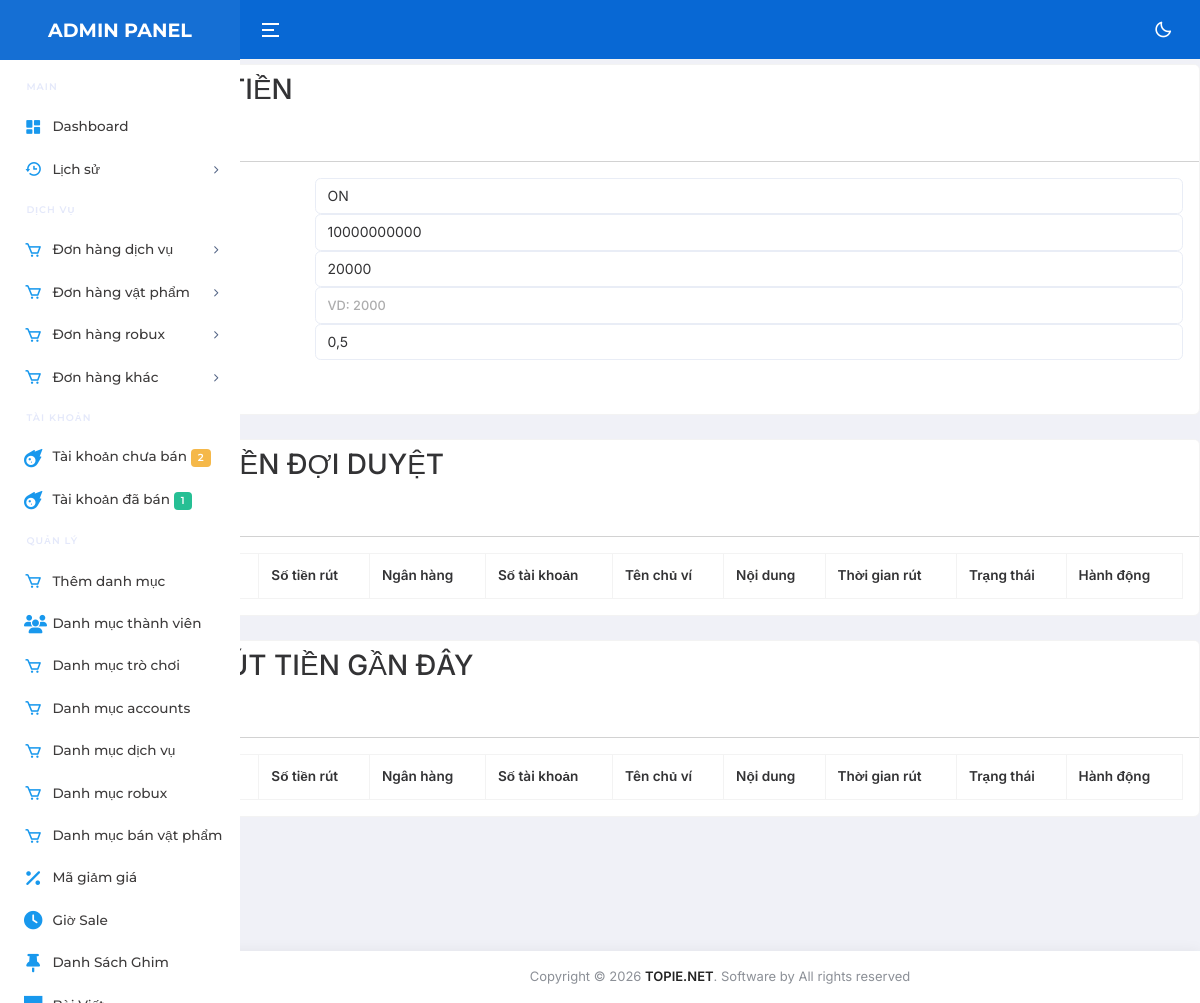
The page /public/admin/DonRutTien.php (signed in) on the database its author committed.
### tables this page shows
CREATE TABLE `options` (
  `id` int(11) NOT NULL,
  `name` varchar(255) DEFAULT NULL,
  `value` longtext DEFAULT NULL
);

### config/function.php (called while the page is built, shortened)
<?php
$CMSNAV = new CMSNAV;

### config/config.php (called while the page is built, shortened)
<?php
class CMSNAV
{
    private $ketnoi;
    function connect()
    {
        if (!$this->ketnoi)
        {
            $this->ketnoi = mysqli_connect('localhost', 'randomsieuxin_test11', 'randomsieuxin_test11', 'randomsieuxin_test11') or die ('Vui lòng kết nối đến DATABASE');
            mysqli_query($this->ketnoi, "set names 'utf8'");
        }
    }
    function site($data)
{
        $row = $this->ketnoi->query("SELECT * FROM `options` WHERE `name` = '$data' ")->fetch_array();
        return $row['value'];
    }
}

### public/admin/DonRutTien.php (the view, shortened to what this page needs)
<?php
    require_once(__DIR__."/../../config/config.php");
    require_once(__DIR__."/../../config/function.php");
    require_once(__DIR__."/Header.php");
    require_once(__DIR__."/Sidebar.php");
?>
<div class="content-wrapper">
    <section class="content-header">
        <div class="container-fluid">
            <div class="row mb-2">
                <div class="col-sm-6">
                    <h1>Quản lý rút tiền</h1>
                </div>
            </div>
        </div>
    </section>
    <section class="content">
        <div class="row">
            <div class="col-md-12">
                <div class="card card-outline card-primary">
                    <div class="card-header">
                        <h3 class="card-title">CẤU HÌNH RÚT TIỀN</h3>
                        <div class="card-tools">
                            <button type="button" class="btn btn-tool" data-card-widget="collapse">
                            </button>
                        </div>
                    </div>
                    <div class="card-body">
                        <form action="" method="POST">
                            <div class="form-group row">
                                <label class="col-sm-3 col-form-label">ON/OFF Rút Tiền</label>
                                <div class="col-sm-9">
                                    <select class="form-control show-tick" name="status_ruttien" required>
                                        <option value="<?=$CMSNAV->site('status_ruttien');?>">
                                            <?=$CMSNAV->site('status_ruttien');?>
                                        </option>
                                    </select>
                                </div>
                            </div>
                            <div class="form-group row">
                                <label class="col-sm-3 col-form-label">Số tiền rút tối đa</label>
                                <div class="col-sm-9">
                                    <div class="form-line">
                                        <input type="number" name="max_ruttien"
                                            value="<?=$CMSNAV->site('max_ruttien');?>" class="form-control">
                                    </div>
                                </div>
                            </div>
                            <div class="form-group row">
                                <label class="col-sm-3 col-form-label">Số tiền rút tối thiểu</label>
                                <div class="col-sm-9">
                                    <div class="form-line">
                                        <input type="number" name="min_ruttien"
                                            value="<?=$CMSNAV->site('min_ruttien');?>" class="form-control">
                                    </div>
                                </div>
                            </div>
                            <div class="form-group row">
                                <label class="col-sm-3 col-form-label">Phí rút tiền (cố định)</label>
                                <div class="col-sm-9">
                                    <div class="form-line">
                                        <input type="number" name="phi_rut_tien" value="<?=$CMSNAV->site('phi_rut_tien');?>" placeholder="VD: 2000" class="form-control">
                                    </div>
                                </div>
                            </div>
                            <div class="form-group row">
                                <label class="col-sm-3 col-form-label">Phí rút tiền (%)</label>
                                <div class="col-sm-9">
                                    <div class="form-line">
                                        <input type="text" name="phi_rut_tien_ck" value="<?=$CMSNAV->site('phi_rut_tien_ck');?>" placeholder="VD: 0.2" class="form-control">
                                    </div>
                                </div>
                            </div>
                            <button type="submit" name="btnSaveOption" class="btn btn-primary btn-block">
                                <span>LƯU NGAY</span></button>
                        </form>
                    </div>
                </div>
            </div>
            <div class="col-md-12">
                <div class="card card-outline card-primary">
                    <div class="card-header">
                        <h3 class="card-title">YÊU CẦU RÚT TIỀN ĐỢI DUYỆT</h3>
                        <div class="card-tools">
                            <button type="button" class="btn btn-tool" data-card-widget="collapse">
                            </button>
                        </div>
                    </div>
                    <div class="card-body">
                        <div class="table-responsive">
                            <table id="datatable" class="table table-bordered table-striped table-hover">
                                <thead>
                                    <tr>
                                    <th>#</th>
                                        <th>Transid</th>
                                        <th>Username</th>
                                        <th>Số tiền rút</th>
                                        <th>Ngân hàng</th>
                                        <th>Số tài khoản</th>
                                        <th>Tên chủ ví</th>
                                        <th>Nội dung</th>
                                        <th>Thời gian rút</th>
                                        <th>Trạng thái</th>
                                        <th>Hành động</th>
                                    </tr>
                                </thead>
                            </table>
                        </div>
                    </div>
                </div>
            </div>
            <div class="col-md-12">
                <div class="card card-outline card-primary">
                    <div class="card-header">
                        <h3 class="card-title">500 YÊU CẦU RÚT TIỀN GẦN ĐÂY</h3>
                        <div class="card-tools">
                            <button type="button" class="btn btn-tool" data-card-widget="collapse">
                            </button>
                        </div>
                    </div>
                    <div class="card-body">
                        <div class="table-responsive">
                            <table id="datatable1" class="table table-bordered table-striped table-hover">
                                <thead>
                                    <tr>
                                        <th>#</th>
                                        <th>Transid</th>
                                        <th>Username</th>
                                        <th>Số tiền rút</th>
                                        <th>Ngân hàng</th>
                                        <th>Số tài khoản</th>
                                        <th>Tên chủ ví</th>
                                        <th>Nội dung</th>
                                        <th>Thời gian rút</th>
                                        <th>Trạng thái</th>
                                        <th>Hành động</th>
                                    </tr>
                                </thead>
                            </table>
                        </div>
                    </div>
                </div>
            </div>
        </div>
    </section>
</div>
<?php
    require_once("../../public/admin/Footer.php");
?>

### public/admin/Header.php (style rules this page uses)
.table-responsive { overflow-x: auto; -webkit-overflow-scrolling: touch; }
th, td { padding: 8px; }
thead { position: sticky; top: 0; background-color: white; z-index: 1; }

### rows shown on the page
options: status_ruttien "ON"
options: max_ruttien "10000000000"
options: min_ruttien "20000"
options: phi_rut_tien_ck "0,5"

### other values the page prints
$CMSNAV->num_rows("SELECT * FROM `accounts` WHERE `username` IS NULL") "2"
